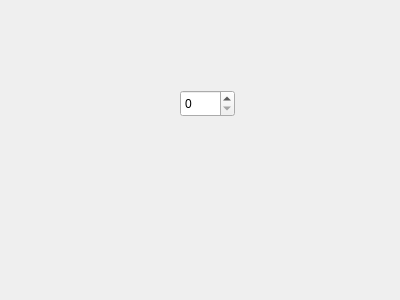
<?xml version="1.0" encoding="UTF-8"?>
<ui version="4.0">
 <class>Dialog</class>
 <widget class="QDialog" name="Dialog">
  <property name="geometry">
   <rect>
    <x>0</x>
    <y>0</y>
    <width>400</width>
    <height>300</height>
   </rect>
  </property>
  <property name="windowTitle">
   <string>Dialog</string>
  </property>
  <widget class="HexSpinBox" name="spinBox">
   <property name="geometry">
    <rect>
     <x>180</x>
     <y>90</y>
     <width>55</width>
     <height>27</height>
    </rect>
   </property>
  </widget>
 </widget>
 <customwidgets>
  <customwidget>
   <class>HexSpinBox</class>
   <extends>QSpinBox</extends>
   <header>hexspinbox.h</header>
  </customwidget>
 </customwidgets>
 <resources/>
 <connections/>
</ui>
